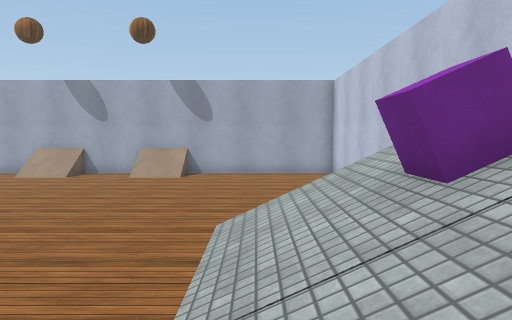
view 1 (above)

17 first-person views from a walk through a scene from a Unity 3-D project. The camera is 1.3 m above the floor, tilts 4° down and sees 70° across. The floor is counted in squares, 1 m on a side. Each view is taken from the middle of a square. On the plan, view 1 faces up. The plan holds only what a view shows up to about 15 squares ahead; the rest is blank. The place goes on beyond the plan. The player character is not drawn. Surface patterns are stand-ins for the level's own textures.

view 2
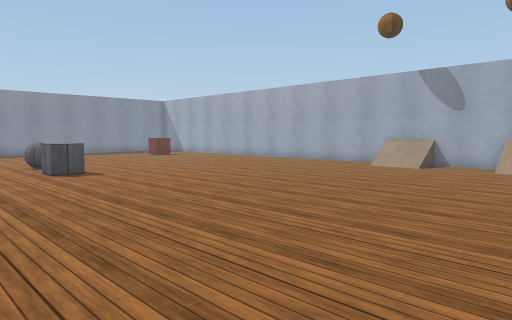

view 3
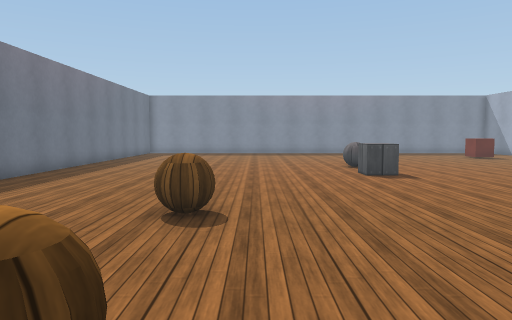

view 4
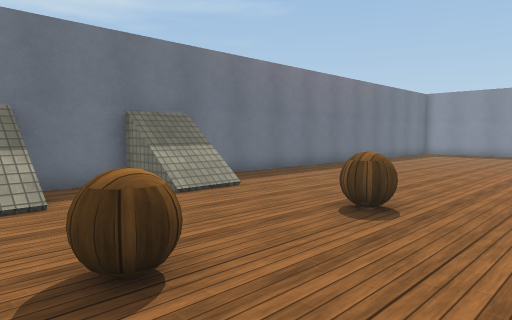

view 5
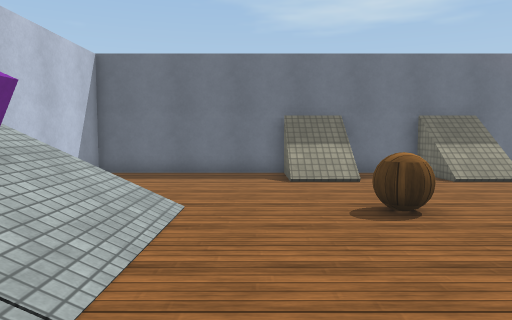

view 6
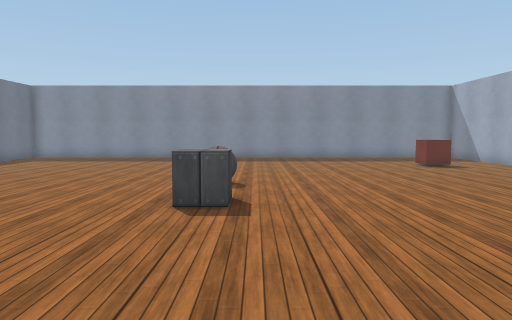

view 7
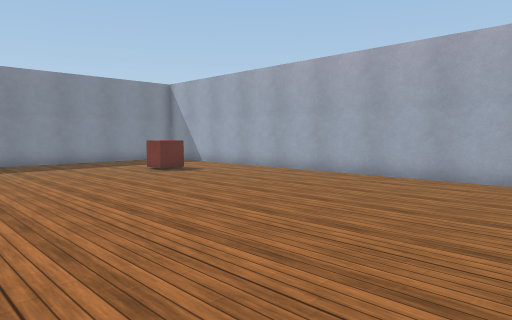

view 8
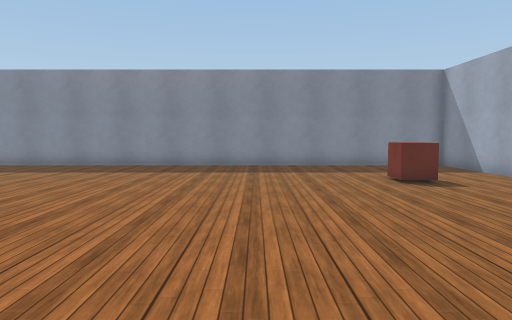

view 9
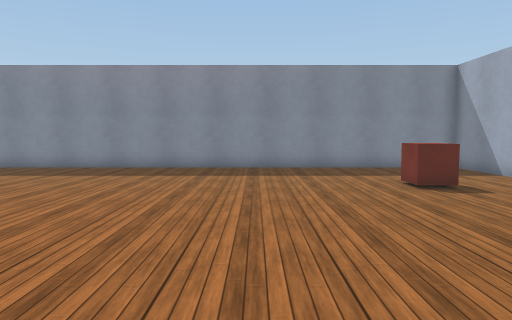

view 10
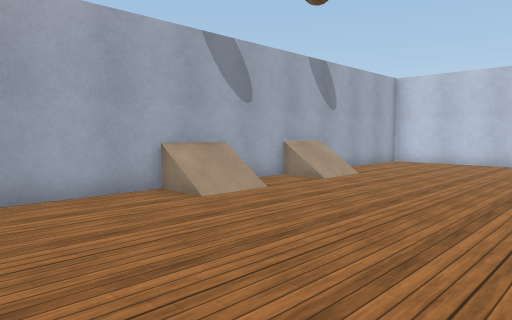

view 11
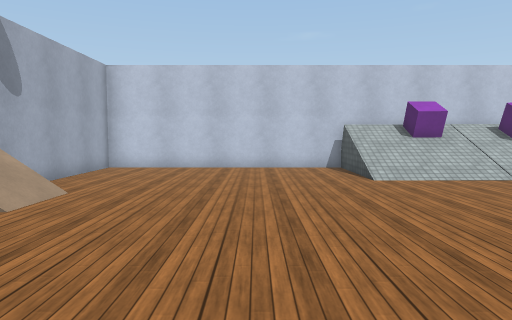

view 12
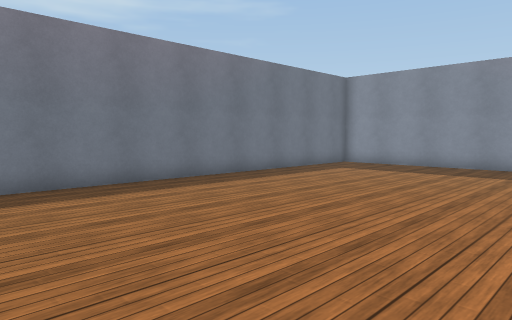

view 13
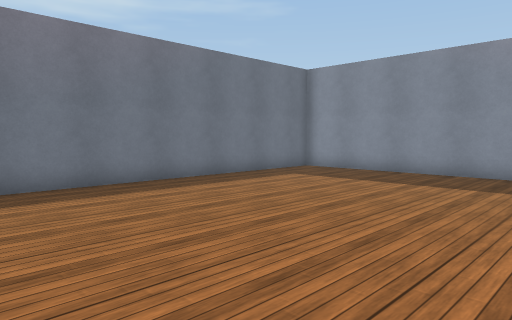

view 14
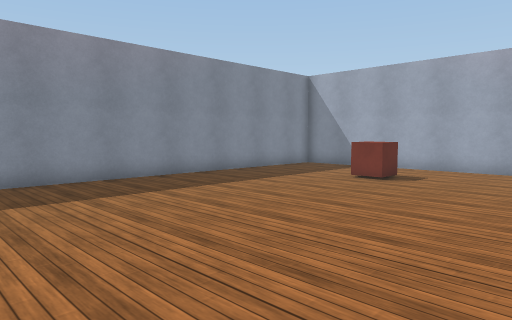

view 15
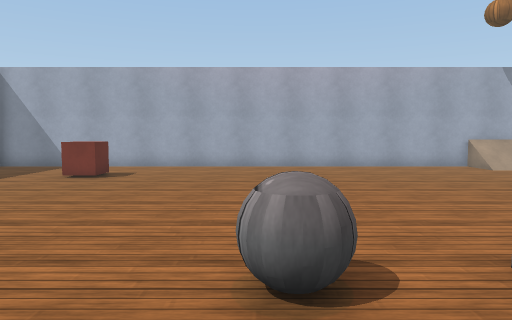

view 16
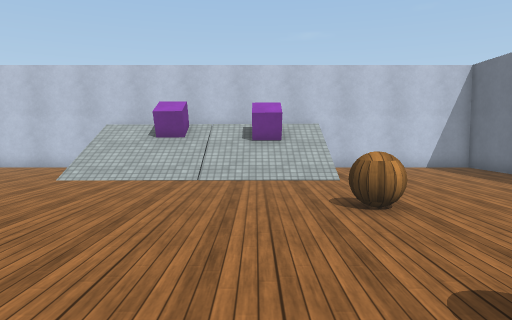

view 17
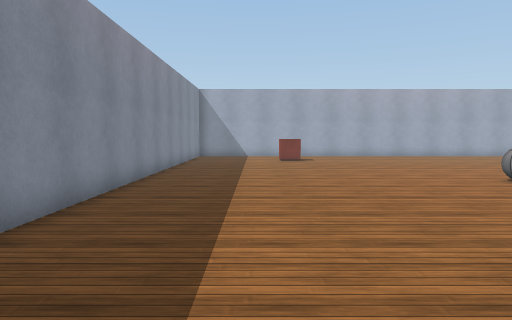

### Floor plan
Key: @ floor where view 1 was taken; # wall or solid block; . floor; / step, stairs or slope; = window, fence, low wall or low ledge; ^ raised ledge; v drop or lower ground; C cube; P purple cube; B ball; O other object.
Columns run from 29 left of view 1 to 3 right of it. Each row starts with its distance up from view 1.
 16 ####################C###C########
 15 #...................O ..C O.....#
 14 #...............................#
 13 #....CC.........................#
 12 #....CC.........................#
 11 #...............................#
 10 #...............................#
  9 #...............................#
  8 #...............................#
  7 #.............................=v#
  6 #............................///#
  5 #............................///#
  4 #..........BB.C..............//P#
  3 #............................///#
  2 #............................///#
  1 #............................/PP#
  0 #............................@PP#
 -1 #...................=...^^...///#
 -2 #...................=....=......#
 -3 #.............................  #
 -4 #...............................#
 -5 #...............................#
 -6 #...................OO...OO.....#
 -7 #################################

Positions as (right, up) in squares from view 1, and headings:
1: (0, 0), facing up
2: (-2, 0), facing up-left
3: (-3, 0), facing left
4: (-3, 2), facing down-left
5: (-2, 5), facing down
6: (-8, 5), facing left
7: (-11, 5), facing up-left
8: (-13, 8), facing left
9: (-14, 8), facing left
10: (-14, 8), facing up-right
11: (-11, 10), facing right
12: (-13, 2), facing down-left
13: (-16, 2), facing down-left
14: (-18, 2), facing up-left
15: (-18, 1), facing up
16: (-11, 1), facing right
17: (-25, -6), facing up
